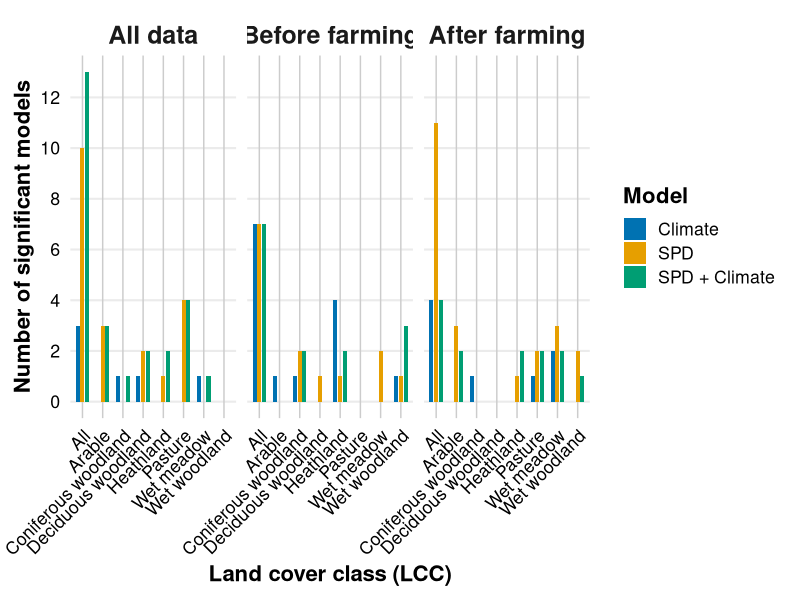

Here is the R script that generated this plot: (Note: this script raises an error after producing the figure.)
### plots all ###
libs <- c("ggplot2", "dplyr", "tidyr", "stringr")

installed_libs <- libs %in% rownames(
  installed.packages())

if (any(installed_libs == F)) {
  install.packages(
    libs[!installed_libs]
  )
}

invisible(lapply(
  libs,
  library,
  character.only = T
))
rm(list = ls())

# Load Granger causality results ----
sig_abun <- read.csv("./Results/Granger_causality/Table_granger_significance_abun.csv")

# Data cleaning ----
sig_abun = sig_abun %>% pivot_longer(cols=c(Coniferous.woodland,Deciduous.woodland,Wet.woodland,
                                            Wet.meadow,Pasture,Arable.land,Heath,All),
                    names_to='LCC',
                    values_to='Count') %>%
  mutate(across('Variable', str_replace, 'Both', 'SPD + Climate'))

sig_abun$LCC = gsub(".", " ", sig_abun$LCC, fixed = T)

sig_abun$Subset[sig_abun$Subset == "Entire dataset"] <- "All data"
sig_abun$LCC[sig_abun$LCC == "Heath"] <- "Heathland"
sig_abun$LCC[sig_abun$LCC == "Arable land"] <- "Arable"

sig_abun$Subset <- factor(sig_abun$Subset,
                          levels = c("All data", "Before farming", "After farming"))

# Barplots ----

plot <- ggplot(sig_abun, aes(x = LCC, y = Count, fill = Variable)) +
  geom_bar(stat = "identity",
           width = 0.6,
           position = position_dodge(width = 0.7)) +
  facet_wrap(~ Subset, scales = "free_x") +
  ylab("Number of significant models") +
  xlab("Land cover class (LCC)") +
  scale_x_discrete(guide = guide_axis(angle = 45)) +
  scale_fill_manual(
    name = "Model",
    values = c(
      "Climate" = "#0072B2",
      "SPD" = "#E69F00",
      "SPD + Climate" = "#009E73"
    ),
    breaks = c("Climate", "SPD", "SPD + Climate")
  )+
  scale_y_continuous(breaks = seq(0, max(sig_abun$Count), by = 2))+
  theme_minimal(base_size = 16) +
  theme(
    panel.grid.major.x = element_line(color = "grey80", linewidth = 0.5),
    panel.grid.minor.x = element_line(color = "grey90", linewidth = 0.3),
    panel.grid.minor.y = element_blank(),
    axis.text = element_text(color = "black"),
    axis.title = element_text(face = "bold"),
    legend.title = element_text(face = "bold"),
    legend.position = "right",
    strip.text = element_text(face = "bold", size = 18),
    plot.margin = margin(10, 10, 10, 10)
  )
ggsave(
  filename = "./Results/Plots/LCC_abun/Granger_significance_bar_abun.png",
  plot     = plot,
  width    = 10,       # inches (adjust as needed)
  height   = 7,        # inches (adjust as needed)
  dpi      = 300       # 300 = standard high-res, 600 = ultra-print quality
)
